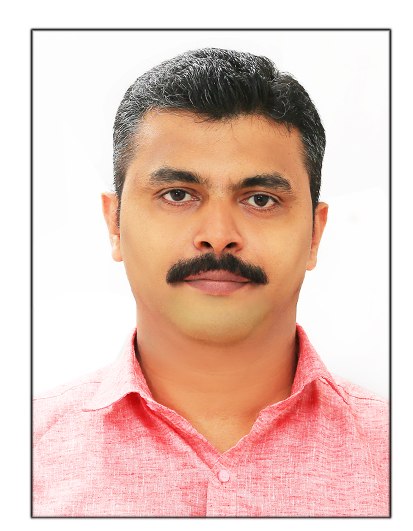
#> input picture facial_stress_ai/data/test_images/test_face.jpg, 413 x 531 px
$ python test_face_detector.py
#> lines starting #> are read from the running program, lines starting #| are printed output that depends on the picture
### facial_stress_ai/src/face_detector.py
from pathlib import Path

import cv2


# ==========================================
# HAAR CASCADE PATH
# ==========================================

CASCADE_PATH = (
    Path(cv2.data.haarcascades)
    / "haarcascade_frontalface_default.xml"
)


# ==========================================
# LOAD FACE DETECTOR
# ==========================================

face_detector = cv2.CascadeClassifier(
    str(CASCADE_PATH)
)


# ==========================================
# DETECT FACE
# ==========================================

def detect_face(image_path):

#> called with image_path = 'data/test_images/test_face.jpg'
    image_path = Path(image_path)

    if not image_path.exists():

        raise FileNotFoundError(
            f"Image not found:\n{image_path}"
        )


    # Load image
    image = cv2.imread(
        str(image_path)
    )
#> image is the input picture: shape (531, 413, 3); mean B, G, R 188.1, 197.9, 227.8


    if image is None:

        raise ValueError(
            "Unable to read image"
        )


    # Convert to grayscale
    gray = cv2.cvtColor(
        image,
        cv2.COLOR_BGR2GRAY
    )
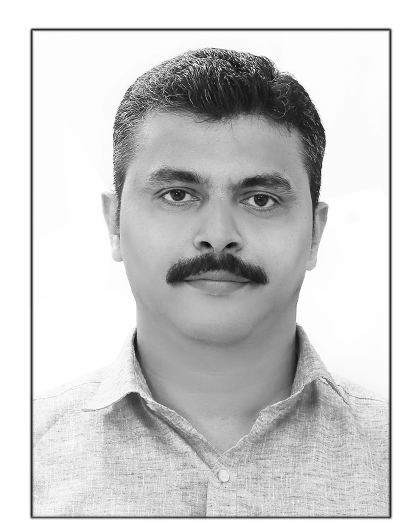
#> gray: shape (531, 413); min 1, max 255, mean 205.7


    # Detect faces
    faces = face_detector.detectMultiScale(

        gray,

        scaleFactor=1.1,

        minNeighbors=5,

        minSize=(40, 40)

    )
#> faces = [[92, 94, 256, 256]]


    # No face found
    if len(faces) == 0:

        return None


    # Select largest face
    largest_face = max(

        faces,

        key=lambda face:
            face[2] * face[3]

    )
#> largest_face = [92, 94, 256, 256]


    x, y, width, height = largest_face
#> x = 92; y = 94; width = 256; height = 256


    # Crop face
    face_image = image[
        y:y + height,
        x:x + width
    ]
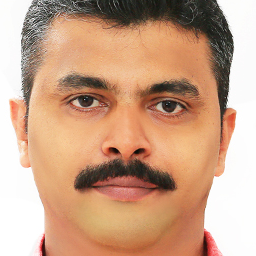
#> face_image: shape (256, 256, 3); mean B, G, R 134.9, 161.7, 201.9


    return {

        "face_image": face_image,

        "bounding_box": {

            "x": int(x),
            "y": int(y),
            "width": int(width),
            "height": int(height)

        },

        "faces_detected": len(faces)

    }


# ==========================================
# SAVE FACE CROP
# ==========================================

def save_face_crop(

    face_image,

    output_path

):

    output_path = Path(
        output_path
    )

    output_path.parent.mkdir(

        parents=True,

        exist_ok=True

    )


    success = cv2.imwrite(

        str(output_path),

        face_image

    )


    if not success:

        raise RuntimeError(
            "Failed to save face crop"
        )


    return output_path

### facial_stress_ai/test_face_detector.py
from src.face_detector import (
    detect_face,
    save_face_crop
)


def main():

    image_path = (
        "data/test_images/test_face.jpg"
    )


    print("=" * 60)

    print("FACE DETECTION TEST")

    print("=" * 60)


    result = detect_face(
        image_path
    )
#> result = 3 items


    if result is None:

        print(
            "\nNo face detected."
        )

        return


    print(
        f"\nFaces detected: "
        f"{result['faces_detected']}"
    )
#| Faces detected: 1


    print(
        "\nSelected face:"
    )

    print(
        result["bounding_box"]
    )
#| {'x': 92, 'y': 94, 'width': 256, 'height': 256}


    output_path = save_face_crop(

        result["face_image"],

        "data/processed/detected_face.jpg"

    )


    print(
        f"\nFace crop saved to:"
    )

    print(
        output_path
    )
#| data/processed/detected_face.jpg


    print("\n" + "=" * 60)

    print(
        "FACE DETECTION SUCCESSFUL"
    )

    print("=" * 60)


if __name__ == "__main__":

    main()

$ run again, with pulse_ml/reports/advanced_logistic_normalized_confusion_matrix.png saved as facial_stress_ai/data/test_images/test_face.jpg
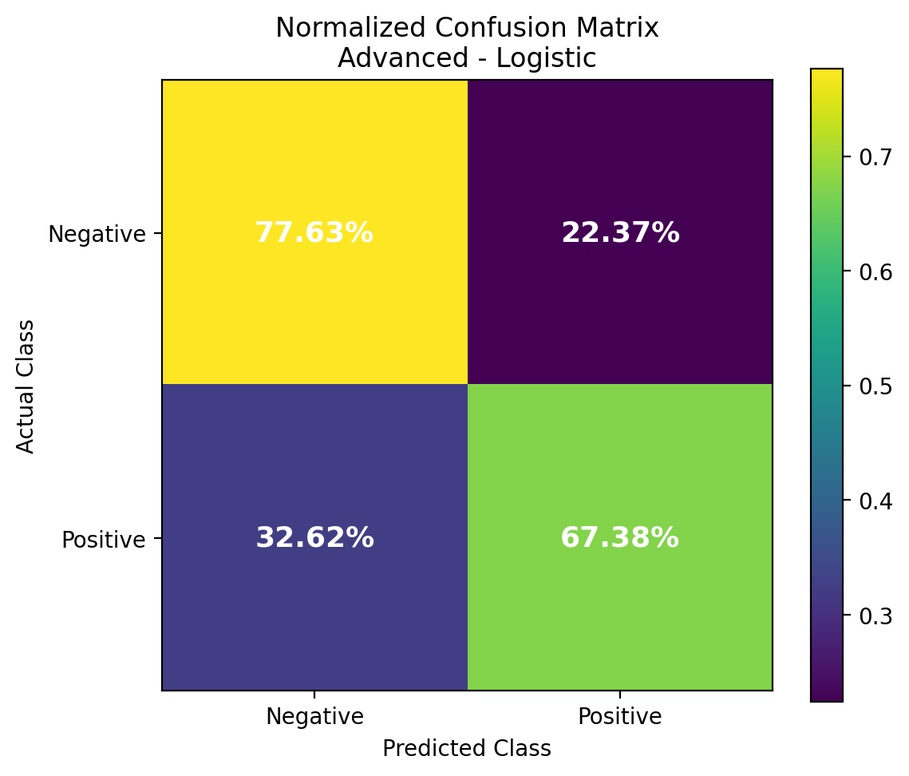
#> input picture pulse_ml/reports/advanced_logistic_normalized_confusion_matrix.png, 909 x 776 px, shrunk from 1139 x 972 before the run
#> in detect_face, image is the input picture: shape (776, 909, 3); mean B, G, R 155.9, 179.6, 179.7
#> in detect_face, `gray = cv2.cvtColor( image, cv2.COLOR_BGR2GRAY )`:
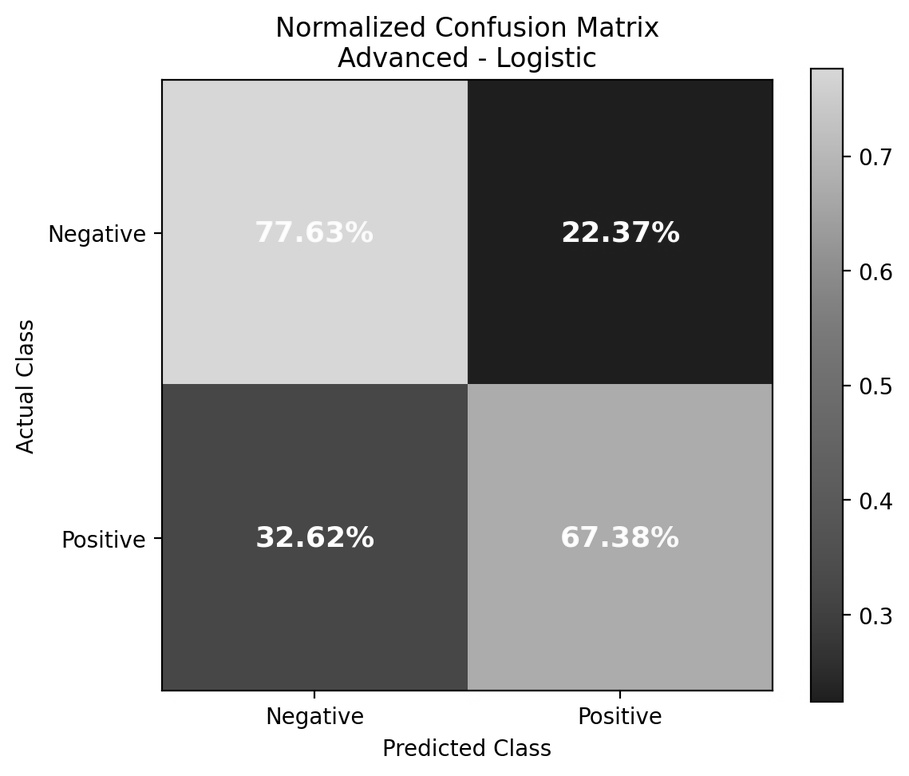
#> gray: shape (776, 909); min 0, max 255, mean 177
#> faces = ()
